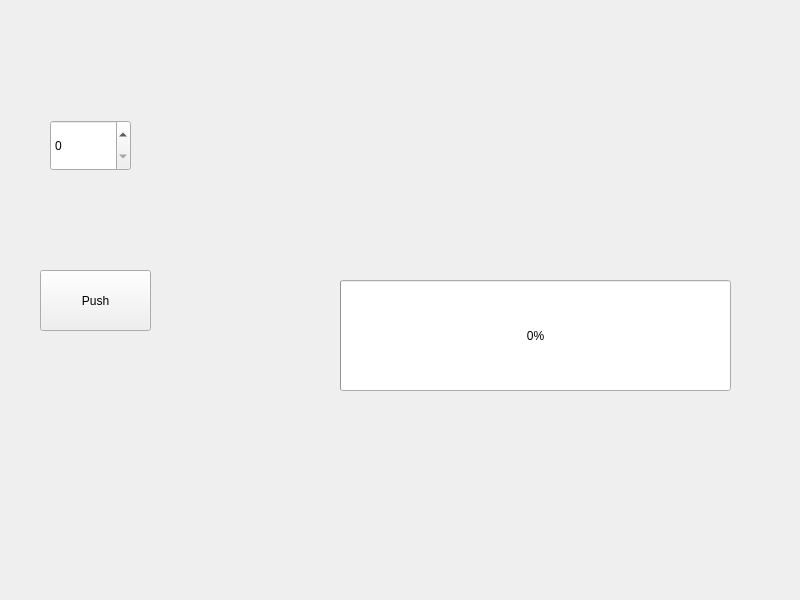
<?xml version="1.0" encoding="UTF-8"?>
<ui version="4.0">
 <class>DeservedClicker</class>
 <widget class="QWidget" name="DeservedClicker">
  <property name="geometry">
   <rect>
    <x>0</x>
    <y>0</y>
    <width>800</width>
    <height>600</height>
   </rect>
  </property>
  <property name="windowTitle">
   <string>DeservedClicker</string>
  </property>
  <widget class="QSpinBox" name="spinBox">
   <property name="geometry">
    <rect>
     <x>50</x>
     <y>120</y>
     <width>81</width>
     <height>51</height>
    </rect>
   </property>
   <property name="maximum">
    <number>100</number>
   </property>
   <property name="singleStep">
    <number>1</number>
   </property>
  </widget>
  <widget class="QPushButton" name="pushButton">
   <property name="geometry">
    <rect>
     <x>40</x>
     <y>270</y>
     <width>111</width>
     <height>61</height>
    </rect>
   </property>
   <property name="text">
    <string>Push</string>
   </property>
  </widget>
  <widget class="QProgressBar" name="progressBar">
   <property name="geometry">
    <rect>
     <x>340</x>
     <y>280</y>
     <width>391</width>
     <height>111</height>
    </rect>
   </property>
   <property name="value">
    <number>0</number>
   </property>
  </widget>
 </widget>
 <resources/>
 <connections/>
</ui>
